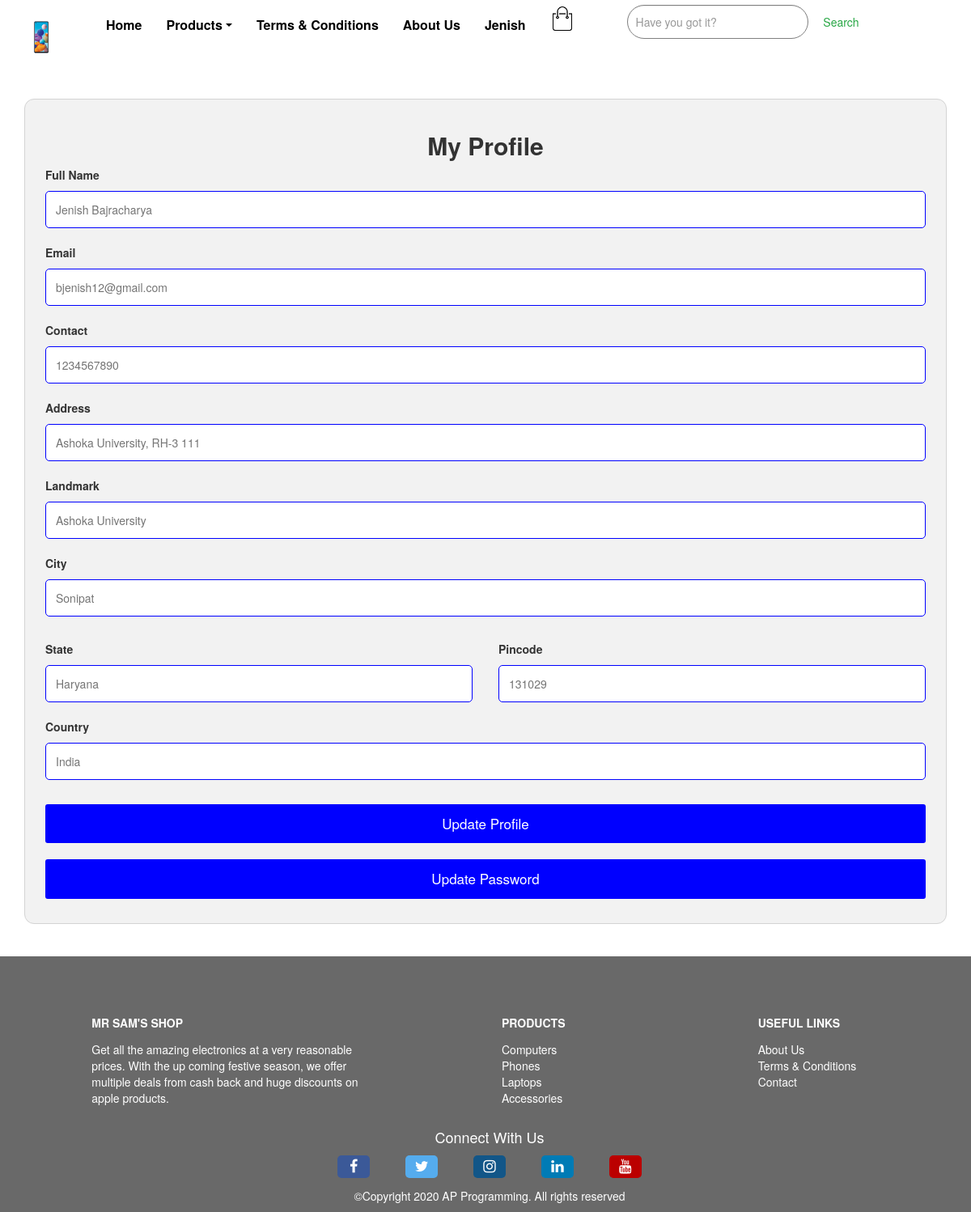
The page /user/ (signed in) on the database its author committed.
### user/models.py (models this page shows, shortened)
class Profile(models.Model):
    user        = models.OneToOneField(User, on_delete=models.CASCADE)
    contact     = models.DecimalField(max_digits=10, decimal_places=0, null = True)
    pincode     = models.DecimalField(max_digits=6, decimal_places=0,null = True)
    address     = models.CharField(max_length=150,null = True)
    landmark    = models.CharField(max_length=50, null= True)
    city        = models.CharField(max_length=50,null = True)
    state       = models.CharField(max_length=50, null = True)
    country     = models.CharField(max_length=50,null = True, default = 'India')
    created     = models.DateTimeField(auto_now_add=True)
    updated     = models.DateTimeField(auto_now=True)

### user/views.py (the view)
# urls.py: path('', views.userinfo, name='userinfo'),
@login_required(login_url = '/login')
def userinfo(request):
    current_user = request.user
    prof         = Profile.objects.get(user_id = current_user.id)
    context      = {
        'prof': prof
    }
    return render(request, 'userprofile.html', context)

### user/templates/userprofile.html (shortened to what this page needs)
{% extends 'base.html' %}
{% block body %}
<section id="billing-page">
    <div class="col-75">
      <div class="container">
        <form class="checkout-form" action="/action_page.php">
          <div class="row">
            <div class="col-50">
              <h3>My Profile </h3>
              <label for="fname">Full Name</label>
              <input type="text" id="fname" name="firstname" placeholder="{{ prof.user.first_name }} {{ prof.user.last_name }}" readonly>
              <label for="email"> Email</label>
              <input type="text" id="email" name="email" placeholder="{{ prof.user.email }}" readonly>
              <label for="adr">Contact</label>
              <input type="text" id="adr" name="address" placeholder="{{ prof.contact }}" readonly>
              <label for="adr">Address</label>
              <input type="text" id="adr" name="address" placeholder="{{ prof.address }}" readonly>
              <label for="adr">Landmark</label>
              <input type="text" id="adr" name="address" placeholder="{{ prof.landmark }}" readonly>
              <label for="city"> City</label>
              <input type="text" id="city" name="city" placeholder="{{ prof.city }}" readonly >
              <div class="row">
                <div class="col-50">
                  <label for="state">State</label>
                  <input type="text" id="state" name="state" placeholder="{{ prof.state }}" readonly >
                </div>
                <div class="col-50">
                  <label for="zip">Pincode</label>
                  <input type="text" id="zip" name="zip" placeholder="{{ prof.pincode }}" readonly >
                </div>
              </div>
              <label for="city"> Country</label>
              <input type="text" id="city" name="city" placeholder="{{ prof.country }}" readonly >
            </div>
          </div>
          <a href="/user/update-profile" class="btn">Update Profile</a>
          <a href="/user/password" class="btn">Update Password</a>
        </form>
      </div>
    </div>
</section>
{% endblock %}
{% block footer %} {% include 'footer.html' %}{% endblock %}

### home/templates/base.html (shortened to what this page needs)
<!DOCTYPE html>
<html>
    <head>
        {% load static %}
        {% load static %}
        <link rel="stylesheet" type="text/css" href="{% static ''%}CSS/index.css">
        <link rel="stylesheet" href="https://stackpath.bootstrapcdn.com/bootstrap/4.5.2/css/bootstrap.min.css">
        <link rel="stylesheet" href="https://maxcdn.bootstrapcdn.com/font-awesome/4.7.0/css/font-awesome.min.css">
        <link rel="stylesheet" href="https://maxcdn.bootstrapcdn.com/bootstrap/3.3.7/css/bootstrap.min.css">
        <link rel="stylesheet" href="https://cdnjs.cloudflare.com/ajax/libs/font-awesome/4.7.0/css/font-awesome.min.css">
        <link rel="stylesheet" href="https://ajax.googleapis.com/ajax/libs/jqueryui/1.11.4/themes/smoothness/jquery-ui.css">
</head>
<body>
 <section id="nav-bar">
    <nav class="navbar navbar-expand-lg navbar-light">
        <a class="navbar-brand" href="/"> <img src="{% static ''%}Images/Phones/Samsung A21-1.webp"></a>
        <div class="collapse navbar-collapse" id="navbarSupportedContent">
            <ul class="navbar-nav mr-auto">
              <li class="nav-item active">
                <a class="nav-link" href="/home">Home<span class="sr-only">(current)</span></a>
              </li>
              <li class="nav-item dropdown">
                <a class="nav-link dropdown-toggle" href="#" id="navbarDropdown" role="button" data-toggle="dropdown" aria-haspopup="true" aria-expanded="false">Products</a>
              </li>
              <li class="nav-item">
                <a class="nav-link" href="/terms">Terms &amp; Conditions</a>
              </li>
              <li class="nav-item">
                <a class="nav-link" href="/aboutus">About Us</a>
              </li>
              {% if user.id is None %}
                <li class="nav-item dropdown">
                  <a class="nav-link" id="navbarDropdown" role="button" data-toggle="dropdown" aria-haspopup="true" aria-expanded="false">Account</a>
                  <div class="dropdown-menu" aria-labelledby="navbarDropdown">
                    <a class="dropdown-item" href="/login">Login</a>
                    <a class="dropdown-item" href="/signup">Sign Up</a>
                  </div>
                </li>
              {% else %}
                <li class="nav-item dropdown">
                  <a class="nav-link" id="navbarDropdown" role="button" data-toggle="dropdown" aria-haspopup="true" aria-expanded="false">{{ user.first_name }}</a>
                </li>
              {% endif %}
              <li class="nav-item">
                <a class="nav-link cart-logo" href="/cart"><img src="{% static ''%}Images/Nav & Logo/cart.png" width="30px" height="30px"></a>
              </li>
            </ul>
            <form class="form-inline my-2 my-lg-0" action="/search/" method="POST">
              <input class="form-control mr-sm-2" type="search" placeholder="Have you got it?" aria-label="Search" id="query" name="query">
              <button class="btn btn-outline-success my-2 my-sm-0" type="submit">Search</button>
            </form>
        </div>
    </nav>
</section>
    {% block body %} {% endblock %}
    {% block footer %} {% endblock %}
</body>
</html>

### home/templates/footer.html (shortened to what this page needs)
    <footer class="page-footer font-small stylish-color-dark pt-4">
        <div class="container text-center text-md-left">
          <div class="row">
            <div class="col-md-4 mx-auto">
              <h5 class="font-weight-bold text-uppercase mt-3 mb-4">Mr Sam's Shop</h5>
              <p>Get all the amazing electronics at a very reasonable prices. With the up coming
                festive season, we offer multiple deals from cash back and huge discounts on apple products.
              </p>
            </div>
            <div class="col-md-2 mx-auto">
              <h5 class="font-weight-bold text-uppercase mt-3 mb-4">Products</h5>
              <ul class="list-unstyled">
                <li>
                  <a href="/products/computers">Computers</a>
                </li>
                <li>
                  <a href="/products/phones">Phones</a>
                </li>
                <li>
                  <a href="/products/laptops">Laptops</a>
                </li>
                <li>
                  <a href="/products/accessories">Accessories</a>
                </li>
              </ul>
            </div>
            <div class="col-md-2 mx-auto">
              <h5 class="font-weight-bold text-uppercase mt-3 mb-4">Useful Links</h5>
              <ul class="list-unstyled">
                <li>
                  <a href="/aboutus">About Us</a>
                </li>
                <li>
                  <a href="/terms">Terms &amp Conditions</a>
                </li>
                <li>
                  <a href="/contact">Contact</a>
                </li>
              </ul>
            </div>
          </div>
        </div>
        <div class="footer-sec">
          <h4 style="margin-top: 0.5cm;" class="social-content">Connect With Us</h4>
          <p class="col-md-12 social">
            <a href="https://www.facebook.com/"><span class="fa fa-facebook"></span></a>
            <a href="https://www.twitter.com/"><span class="fa fa-twitter"></span></a>
            <a href="https://www.instragram.com/"><span class="fa fa-instagram"></span></a>
            <a href="https://www.linkedin.com/"><span class="fa fa-linkedin"></span></a>
            <a href="https://www.youtube.com/"><span class="fa fa-youtube"></span></a>
          </p>
        </div>
        <div class="footer-copyright text-center py-3">
          <span class="copyright">&COPY;Copyright 2020 AP Programming. All rights reserved</span>
        </div>
      </footer>

### home/static/CSS/index.css (style rules this page uses)
* { margin: 0; padding: 0; }
body { font-family: 'Poppins', sans-serif; background-attachment: fixed; }
#nav-bar { position: sticky; top: 0; z-index: 10; }
.navbar-brand img { height: 50px; padding: 5px; float: left; }
.navbar-nav li { padding: 0 10px; }
.navbar-nav li a { float: left; text-align: left; }
.navbar { background-color: #fff; }
.nav-link { color:#000!important; font-weight: 600; font-size: 16px; }
#nav-bar .form-control { margin-right: auto; border: 0.5px solid gray; width: 50%; height: auto; padding: 10px; border-radius: 25px; margin-left: 50px; }
#nav-bar .dropdown { position: relative; display: block; padding-left: -10px; }
#nav-bar .cart-logo img { margin-top: -20px; }
.container .row { margin-top: 40px; padding-top: 10px; }
footer { color: #fff; background-color: rgb(105,105,105); padding-left: 10px; }
.footer-sec { text-align: center; }
.footer-sec .social-content { margin-top: -10px; padding-top: 0; }
.footer-sec p a { font-size: large; padding: 20px; }
.list-unstyled a { color: white; }
.fa { padding: 5px; font-size: 20px; width: 40px; text-align: center; text-decoration: none; margin: 2px 0; box-sizing: border-box; border-radius: 5px; }
.fa-facebook { background: #3B5998; color: white; }
.fa-twitter { background: #55ACEE; color: white; }
.fa-linkedin { background: #007bb5; color: white; }
.fa-youtube { background: #bb0000; color: white; }
.fa-instagram { background: #125688; color: white; }
#billing-page { margin-top: 60px; margin-bottom: 40px; }
.col-50, .col-75 { padding: 0 16px; }
#billing-page .row { display: -ms-flexbox; display: flex; -ms-flex-wrap: wrap; flex-wrap: wrap; margin: 0 -16px; }
#billing-page .col-50 { -ms-flex: 50%; flex: 50%; }
#billing-page .col-75 { -ms-flex: 75%; flex: 75%; }
#billing-page .container { background-color: #f2f2f2; padding: 10px 25px 20px 25px; border: 1px solid lightgrey; border-radius: 12px; }
#billing-page input[type=text] { width: 100%; margin-bottom: 20px; padding: 12px; border: 1px solid blue; border-radius: 5px; }
#billing-page label { margin-bottom: 10px; display: block; }
#billing-page .btn { background-color:blue; color: white; padding: 12px; margin: 10px 0; border: none; width: 100%; border-radius: 3px; cursor: pointer; font-size: 17px; }
#billing-page h3 { text-align: center; font-weight: 700; font-size: 30px; }

### rows shown on the page
Profile: firstname "Jenish Bajracharya", email "bjenish12@gmail.com", address "1234567890", address "Ashoka University, RH-3 111", address "Ashoka University", city "Sonipat", state "Haryana", zip "131029", city "India"

### other values the page prints
{{ user.first_name }} "Jenish"
